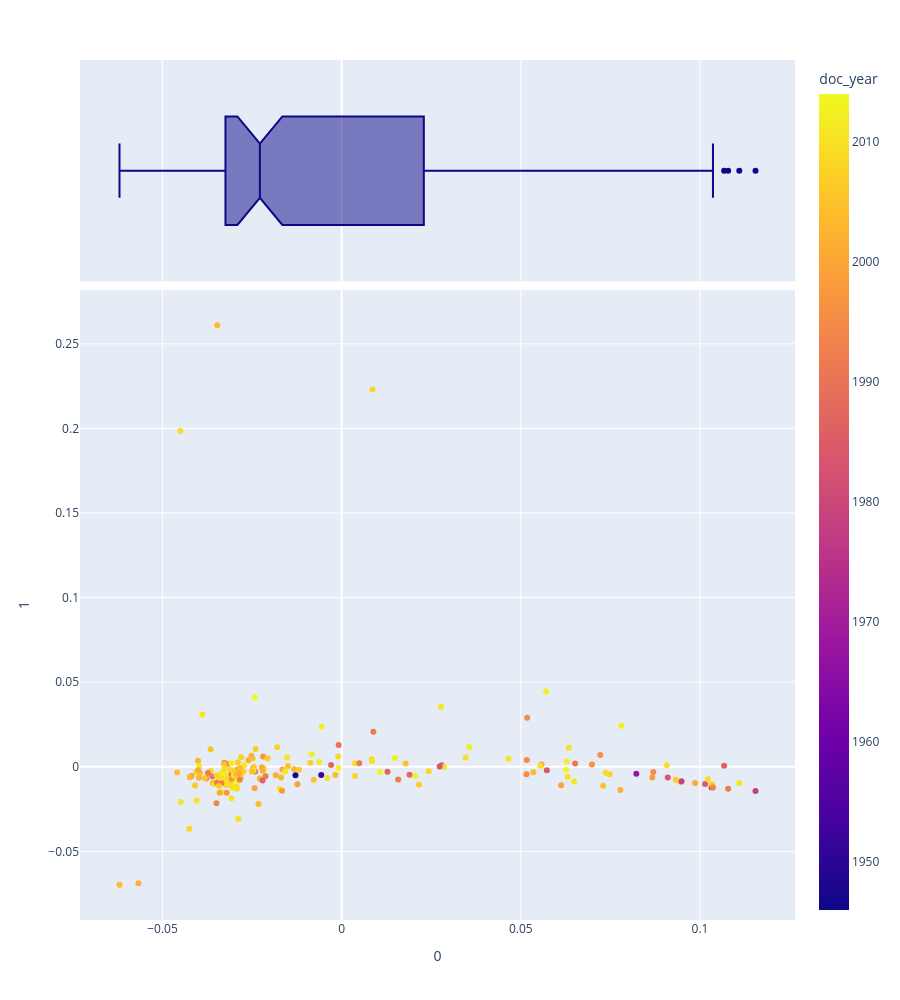

The notebook cell saved with this chart:
### Code cell
vis_pcs(0, 1, 'doc_year')

### Figure 1 — Plotly figure (JSON) as saved in the notebook; plotly's stock layout.template omitted (floating-point values rounded to 4 significant figures; data arrays with more than 128 entries replaced by an {"elided": "..."} marker saying what was removed)
{"data": [{"hovertemplate": "<b>%{hovertext}</b><br><br>0=%{x}<br>1=%{y}<br>doc_year=%{marker.color}<extra></extra>", "hovertext": {"elided": "192 str values"}, "legendgroup": "", "marker": {"color": {"elided": "192 int values"}, "coloraxis": "coloraxis", "symbol": "circle"}, "mode": "markers", "name": "", "orientation": "v", "showlegend": false, "type": "scatter", "x": {"elided": "192 float values"}, "xaxis": "x", "y": {"elided": "192 float values"}, "yaxis": "y"}, {"alignmentgroup": "True", "hovertemplate": "<b>%{hovertext}</b><br><br>0=%{x}<extra></extra>", "hovertext": {"elided": "192 str values"}, "legendgroup": "", "marker": {"color": "#0d0887", "symbol": "circle"}, "name": "", "notched": true, "offsetgroup": "", "showlegend": false, "type": "box", "x": {"elided": "192 float values"}, "xaxis": "x2", "yaxis": "y2"}], "layout": {"coloraxis": {"colorbar": {"title": {"text": "doc_year"}}, "colorscale": [[0, "#0d0887"], [0.1111, "#46039f"], [0.2222, "#7201a8"], [0.3333, "#9c179e"], [0.4444, "#bd3786"], [0.5556, "#d8576b"], [0.6667, "#ed7953"], [0.7778, "#fb9f3a"], [0.8889, "#fdca26"], [1, "#f0f921"]]}, "height": 1000, "legend": {"tracegroupgap": 0}, "margin": {"t": 60}, "xaxis": {"anchor": "y", "domain": [0, 1], "title": {"text": "0"}}, "xaxis2": {"anchor": "y2", "domain": [0, 1], "matches": "x", "showgrid": true, "showticklabels": false}, "yaxis": {"anchor": "x", "domain": [0, 0.7326], "title": {"text": "1"}}, "yaxis2": {"anchor": "x2", "domain": [0.7426, 1], "matches": "y2", "showgrid": false, "showline": false, "showticklabels": false, "ticks": ""}}}
